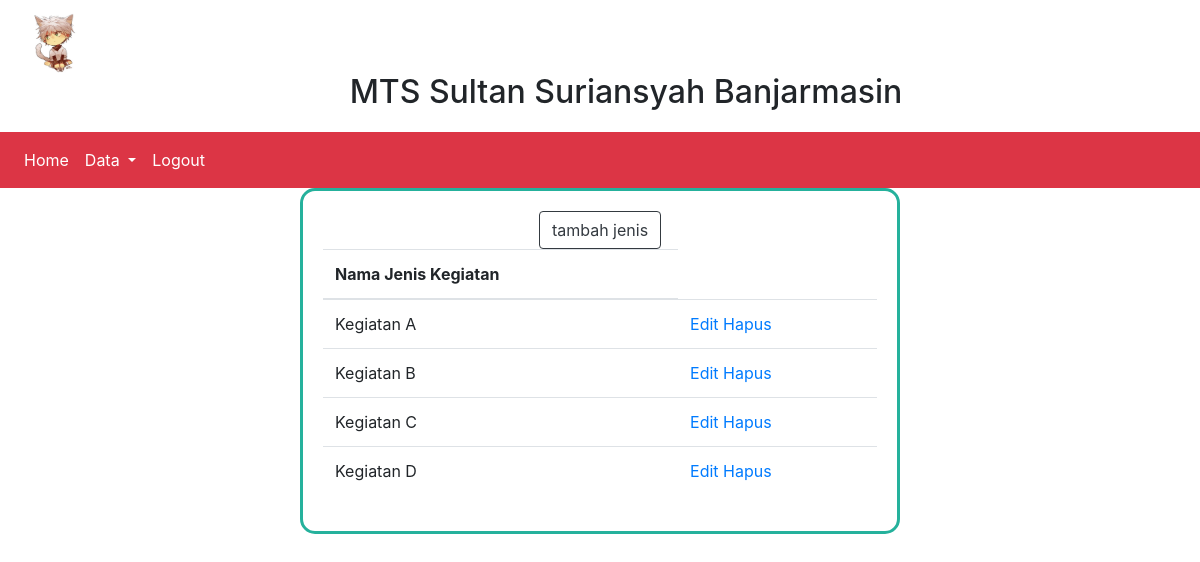
The app's page /?view=jenis-kegiatan (signed in) with its own data.
### tables this page shows
CREATE TABLE `Jenis` (
  `jenis_id` int(100) NOT NULL,
  `jenis_nama` varchar(100) NOT NULL,
  `jenis_keterangan` varchar(255) NOT NULL
);

### models/admin.php (called while the page is built, shortened)
<?php
class Admin
{
  private $mysqli;
  function __construct($mysqli)
  {
    $this->mysqli = $mysqli;
  }
  public function jenisKegiatan()
  {
    $db = $this->mysqli->conn;
    $query = $db->query("SELECT * FROM Jenis ");
    return $query;
  }
}
?>

### view/admin/kegiatan/jenis-kegiatan.php (the view)
<center>
<div class="form-input-document">
    <a href="?view=input-jenis-kegiatan">
      <button type="button" class="btn btn-outline-dark">tambah jenis</button>
    </a>
    <table class="table table-border">
      <thead>
        <tr>
          <th>Nama Jenis Kegiatan</th>
        </tr>
      </thead>
      <tbody>
      <?php
      $data = $objAdmin->jenisKegiatan();
      while ($a = $data->fetch_object()) { ?>
        <tr>
          <td><?=$a->jenis_nama; ?></td>
          <td>
            <a href="<?=$a->jenis_id; ?>">Edit</a>
            <a href="<?=$a->jenis_id; ?>">Hapus</a>
          </td>
        </tr>
    <?php } ?>
      </tbody>
    </table>
</div>
</center>

### assets/css/home.css (style rules this page uses)
.view-buku th, td { text-align: left; padding: 8px; }
.form-input-document { width: 50%; padding: 20px; border: 3px solid #25b19c; border-radius: 15px; }

### records on screen
jenis: jenis_nama "Kegiatan A"
jenis: jenis_nama "Kegiatan B"
jenis: jenis_nama "Kegiatan C"
jenis: jenis_nama "Kegiatan D"
